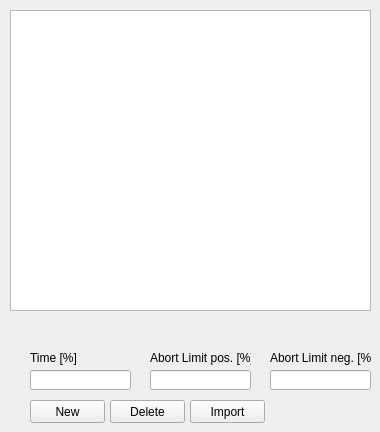
    <widget class="QWidget" name="tab_tolerance">
     <attribute name="title">
      <string>Tolerance band </string>
     </attribute>
     <widget class="QTableView" name="tableView_tolerance">
      <property name="geometry">
       <rect>
        <x>10</x>
        <y>10</y>
        <width>361</width>
        <height>301</height>
       </rect>
      </property>
     </widget>
     <widget class="QLabel" name="label_75">
      <property name="geometry">
       <rect>
        <x>30</x>
        <y>350</y>
        <width>51</width>
        <height>16</height>
       </rect>
      </property>
      <property name="text">
       <string>Time [%]</string>
      </property>
     </widget>
     <widget class="QLabel" name="label_76">
      <property name="geometry">
       <rect>
        <x>150</x>
        <y>350</y>
        <width>101</width>
        <height>16</height>
       </rect>
      </property>
      <property name="text">
       <string>Abort Limit pos. [%]</string>
      </property>
     </widget>
     <widget class="QLabel" name="label_77">
      <property name="geometry">
       <rect>
        <x>270</x>
        <y>350</y>
        <width>101</width>
        <height>16</height>
       </rect>
      </property>
      <property name="text">
       <string>Abort Limit neg. [%]</string>
      </property>
     </widget>
     <widget class="QLineEdit" name="lineEdit_tolerance_time">
      <property name="geometry">
       <rect>
        <x>30</x>
        <y>370</y>
        <width>101</width>
        <height>20</height>
       </rect>
      </property>
     </widget>
     <widget class="QLineEdit" name="lineEdit_tolerance_abort_pos">
      <property name="geometry">
       <rect>
        <x>150</x>
        <y>370</y>
        <width>101</width>
        <height>20</height>
       </rect>
      </property>
     </widget>
     <widget class="QLineEdit" name="lineEdit_tolerance_abort_neg">
      <property name="geometry">
       <rect>
        <x>270</x>
        <y>370</y>
        <width>101</width>
        <height>20</height>
       </rect>
      </property>
     </widget>
     <widget class="QPushButton" name="pushButton_tolerance_new">
      <property name="geometry">
       <rect>
        <x>30</x>
        <y>400</y>
        <width>75</width>
        <height>23</height>
       </rect>
      </property>
      <property name="text">
       <string>New</string>
      </property>
     </widget>
     <widget class="QPushButton" name="pushButton_tolerance_delete">
      <property name="geometry">
       <rect>
        <x>110</x>
        <y>400</y>
        <width>75</width>
        <height>23</height>
       </rect>
      </property>
      <property name="text">
       <string>Delete</string>
      </property>
     </widget>
     <widget class="QPushButton" name="pushButton_tolerance_import">
      <property name="geometry">
       <rect>
        <x>190</x>
        <y>400</y>
        <width>75</width>
        <height>23</height>
       </rect>
      </property>
      <property name="text">
       <string>Import</string>
      </property>
     </widget>
    </widget>
